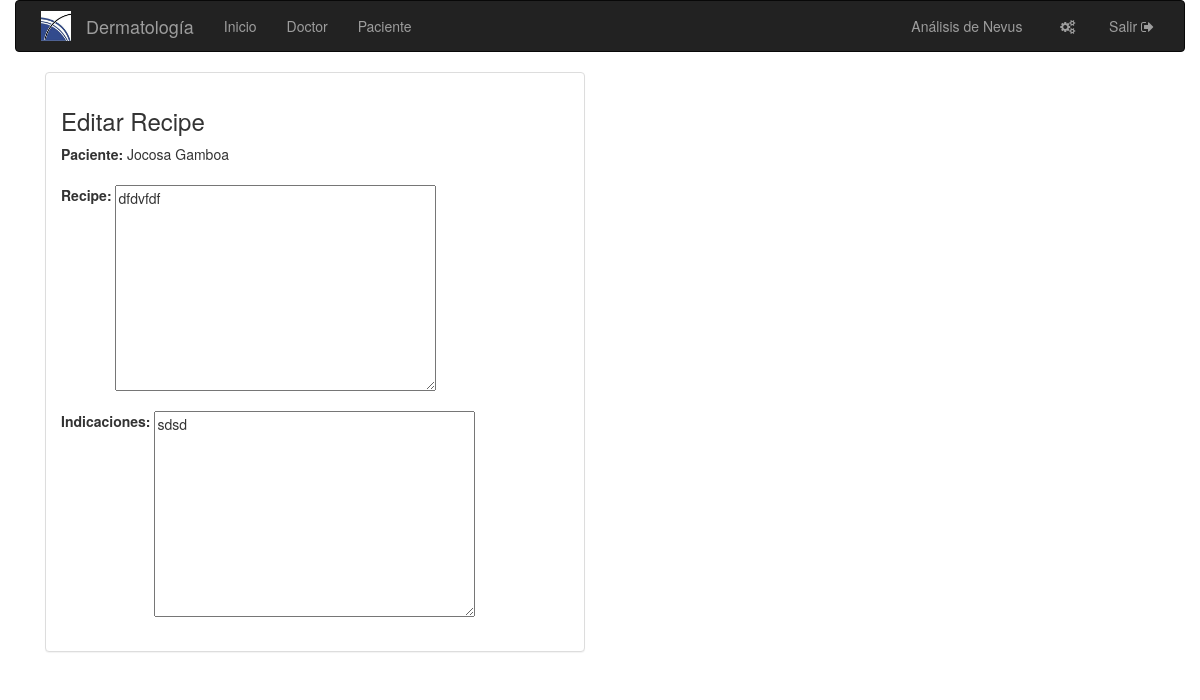
Page /recipe/1/editar/ (signed in) on the committed database.
### boletin/models.py (models this page shows, shortened)
class Paciente(models.Model):
    ESTADOS = [
        ('1', 'Amazonas'),
        ('2', 'Anzoátegui'),
        ('3', 'Apure'),
        ('4', 'Aragua'),
        ('5', 'Barinas'),
        ('6', 'Bolívar'),
        ('7', 'Carabobo'),
        ('8', 'Cojedes'),
        ('9', 'Delta Amacuro'),
        ('10', 'Falcón'),
        ('11', 'Guárico'),
        ('12', 'Lara'),
        ('13', 'Mérida'),
        ('14', 'Miranda'),
        ('15', 'Monagas'),
        ('16', 'Nueva Esparta'),
        ('17', 'Portuguesa'),
        ('18', 'Sucre'),
        ('19', 'Táchira'),
        ('20', 'Trujillo'),
        ('21', 'Vargas'),
        ('22', 'Yaracuy'),
        ('23', 'Zulia'),
        ('24', 'Distrito Capital'),
        ('25', 'Dependencias Federales'),
    ]
    foto_paciente = models.FileField("Foto")
    doctor = models.ForeignKey(Doctor, on_delete=models.PROTECT)
    creado = models.DateTimeField(auto_now_add=True, auto_now=False)
    actualizado = models.DateTimeField(auto_now_add=False, auto_now=True)
    cedula = models.CharField("Cédula", max_length=10)
    nombres = models.CharField(max_length=120)
    apellidos = models.CharField(max_length=120)
    email = models.EmailField("Correo Electrónico")
    fecha_nacimiento = models.DateField("Fecha de Nacimiento")
    zona_residencia = models.CharField("Zona Domicilio", max_length=120)
    estado_residencia = models.CharField("Estado Domicilio",
                                         default=ESTADOS[0][0],
                                         choices=ESTADOS, max_length=2)
    direccion = models.CharField("Dirección", max_length=500)
    telefono_habitacion = models.CharField("Teléfono Habitación", blank=True,
                                           default=None, max_length=11)
    telefono_celular = models.CharField("Teléfono Celular", blank=True,
                                        default=None, max_length=11)
    telefono_trabajo = models.CharField("Teléfono Trabajo", blank=True,
                                        default=None, max_length=11)
    consulta_medicina = models.BooleanField("Consulta por Medicinas",
                                            default=False)
    consulta_dermatologia = models.BooleanField("Consulta Dermatológica",
                                                default=False)
    consulta_alquiler = models.BooleanField("Consulta por alquiler",
                                            default=False)
    referencia = models.CharField(max_length=500, default=None)

class Recipe(models.Model):
    paciente = models.ForeignKey(Paciente, on_delete=models.CASCADE)
    creado = models.DateTimeField(auto_now_add=True, auto_now=False)
    recipe = models.CharField(max_length=500)
    indicaciones = models.CharField(max_length=500)

### boletin/views.py (the view)
def editar_recipe(request, recipe_id):
    if not request.user.is_authenticated():
        return HttpResponseRedirect("/iniciar_sesion/")
    recipe = get_object_or_404(Recipe, pk=recipe_id)
    paciente = get_object_or_404(Paciente, pk=recipe.paciente.id)
    form = RecipeForm(request.POST or None, instance=recipe)
    context = {
        "form": form,
        "doctor_id": paciente.doctor,
        "paciente_id": paciente,
    }
    if form.is_valid():
        recipe = form.save(commit=False)
        recipe.save()
        return HttpResponseRedirect("/%s/recipes/" % str(paciente_id))
    return render(request, "editar_recipe.html", context)

### boletin/forms.py
class RecipeForm(forms.ModelForm):
    recipe = forms.CharField(widget=forms.Textarea)
    indicaciones = forms.CharField(widget=forms.Textarea)
    class Meta:  # pylint: disable=C1001
        model = Recipe
        fields = [
            "recipe",
            "indicaciones",
        ]

### templates/editar_recipe.html (shortened to what this page needs)
{% extends 'base.html' %}
{% block content %}
<div class="container">
  <div class="row-fluid">
    <div class="col-md-6">
      <div class="panel panel-default">
        <div class="panel-body">
          <h3>Editar Recipe</h3>
          <form class="" role="form" action="" method="post" enctype="multipart/form-data">
            <div class="form-group">
              <label>Paciente: </label>&nbsp;{{paciente_id.nombres}} {{paciente_id.apellidos}}
            </div>
            {% include 'plantilla_registro_campo.html' %}
          </form>
        </div>
      </div>
    </div>
  </div>
</div>
{% endblock %}

### templates/plantilla_registro_campo.html (shortened to what this page needs)
{% load i18n %}
{% language 'es' %}
{% for field in form %}
  <div class="form-group">
    <div class="col-sm-offset-2 col-sm-10">
    </div>
    {{ field.label_tag }} {{ field }}
  </div>
{% endfor %}
{% endlanguage %}

### boletin/static/css/base.css (style rules this page uses)
div label { vertical-align:top; }

### rows in the picture
Paciente: nombres "Jocosa", apellidos "Gamboa"
Recipe: form "dfdvfdf" "sdsd"

### other values in the picture
{{ field.label_tag }} "Recipe:" "Indicaciones:"
